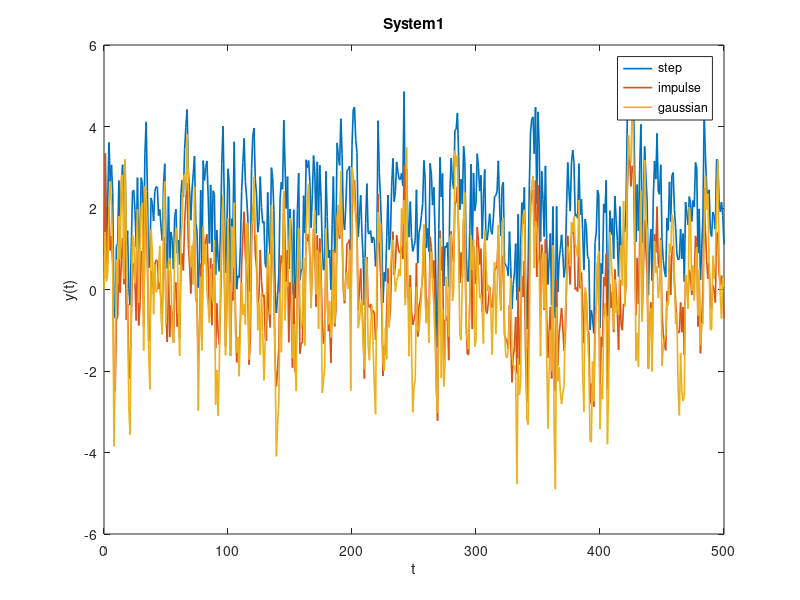
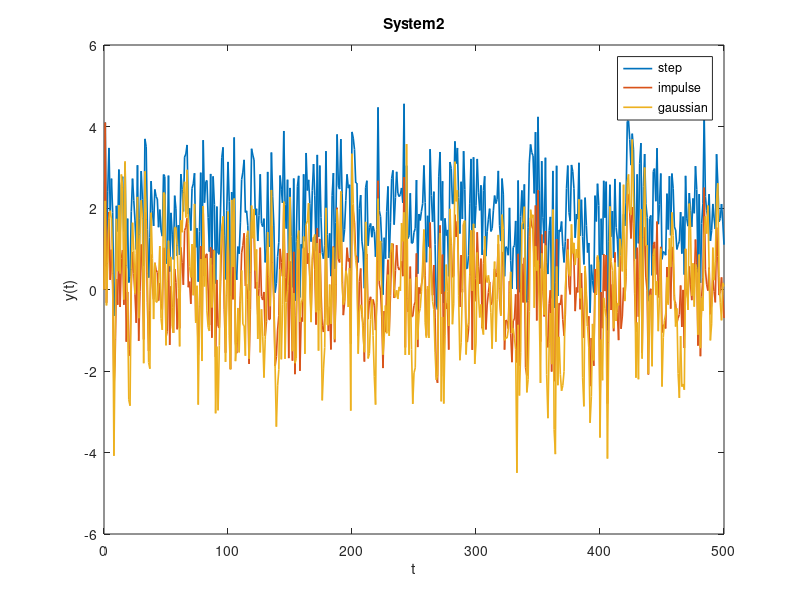
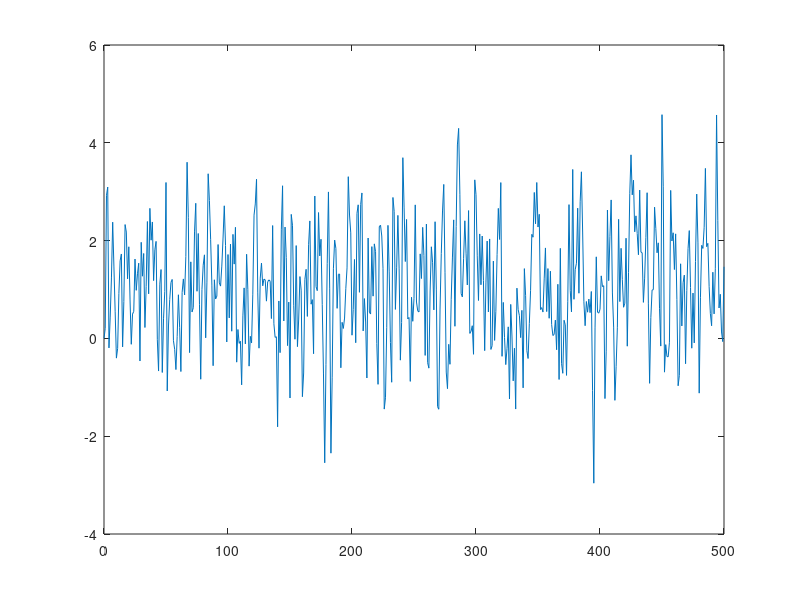

MATLAB code to generate these figures, in order:
% A
clear; clc; close all;

a11 = -0.5; b11 = 0.9; c11 = 0; lambda = 1;
a12 = -0.5; b12 = 0.9; c12 = -0.4;


% počet dat je 501. protože t jde od nuly až do 500
ND = 501;
t = linspace(0,ND-1,ND);

%počet problémů odpovídá počtu odlišných vstupních signálů-budičů
problem_size = 3;

%systém 1
y1 = zeros(ND,problem_size);
y1(1,1) = 0;
%systém2
y2 = zeros(ND,problem_size);
y2(1,1) = 0;

sigma = 1;

e  =  randn(ND,1)*lambda; % bílý šum

u = zeros(ND, 3);
for problem = 1:3
    switch problem
        case 1
            u(:,problem)  =  ones(ND,1); % buzení systému
        case 2
            u(:,problem) = zeros(ND,1);
            u(1,problem) = sigma;
        case 3
            u(:,problem) = randn(ND, 1)*sigma;
    end
    
    for i = 2:ND
        y1(i,problem) = -a11*y1(i-1,problem) + b11*u(i-1,problem) + e(i, 1);
        y2(i,problem) = -a12*y2(i-1,problem) + b12*u(i-1,problem) + e(i, 1) + c12*e(i-1,1);
    end
end

p1 = figure;
plot(t, y1,'LineWidth',1.2);
title('System1');
legend('step', 'impulse', 'gaussian');
xlabel("t")
ylabel("y(t)")
%exportgraphics(p1,'system1.pdf')

p2 = figure;
plot(t, y2,'LineWidth',1.2);
title('System2');
legend('step', 'impulse', 'gaussian');
xlabel("t")
ylabel("y(t)")
%exportgraphics(p2,'system2.pdf')

%% B

theta_odhad1 = zeros(2,3);
theta_odhad2 = zeros(2,3);

for problem = 1:3
    phi = [-y1(1:ND-1,problem), u(1:ND-1,problem)];
    %E = e(1:ND, 1);
    theta_odhad1(:,problem) = inv(phi'* phi)*phi' * y1(2:ND,problem);
    
    phi = [-y2(1:ND-1,problem), u(1:ND-1,problem)];
    theta_odhad2(:,problem) = inv(phi'* phi)*phi' * y2(2:ND,problem);
end

theta_odhad1
theta_odhad2

%% C??

% impuls je blbej, protoze je skoro porad 0, a tim padem asi nic moc nepovi
% o b-koeficientu

% tim padem step je asi dobrej, protoze se dobre projevi A

% gauss se zda byt fakt dobrej (Niki fandi spise stepu!), protoze zkusime ruzne pary u -> y


%% D

y1_reg = zeros(ND,1);
e  =  randn(ND,1)*lambda;


kappa = 0;
v  =  randn(ND,1)*kappa;

k = 2;

% vyber odhadnuteho param
a = theta_odhad1(1,1) 
b = theta_odhad2(1,1)

u = zeros(ND,1);
for i = 2:ND
    u(i) = -k*y1_reg(i-1) + v(i-1);
    y1_reg(i) = -a*y1(i-1) + b*u(i) + e(i, 1);
end

figure
plot(t, y1_reg)

%%
%theta_odhad = phi' + inv(phi'* phi)*phi'* e(ND-1,1)';
%chyba = [a11, b11]'  - theta_odhad;